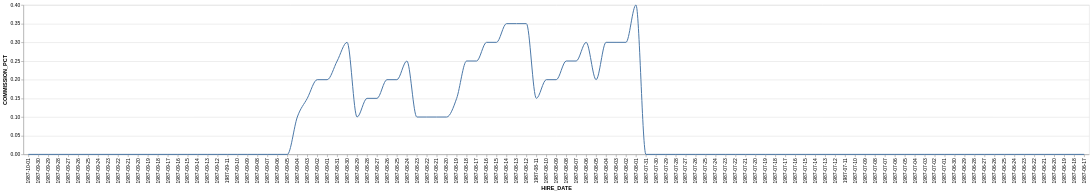

Here is the Vega-Lite specification saved for this chart:
### Vega-Lite specification from a JSON file in a GitHub repository (floating-point values rounded to 4 significant figures)
{"data": {"values": [{"x_data": "1987-10-01", "y_data": 0}, {"x_data": "1987-09-30", "y_data": 0}, {"x_data": "1987-09-29", "y_data": 0}, {"x_data": "1987-09-28", "y_data": 0}, {"x_data": "1987-09-27", "y_data": 0}, {"x_data": "1987-09-26", "y_data": 0}, {"x_data": "1987-09-25", "y_data": 0}, {"x_data": "1987-09-24", "y_data": 0}, {"x_data": "1987-09-23", "y_data": 0}, {"x_data": "1987-09-22", "y_data": 0}, {"x_data": "1987-09-21", "y_data": 0}, {"x_data": "1987-09-20", "y_data": 0}, {"x_data": "1987-09-19", "y_data": 0}, {"x_data": "1987-09-18", "y_data": 0}, {"x_data": "1987-09-17", "y_data": 0}, {"x_data": "1987-09-16", "y_data": 0}, {"x_data": "1987-09-15", "y_data": 0}, {"x_data": "1987-09-14", "y_data": 0}, {"x_data": "1987-09-13", "y_data": 0}, {"x_data": "1987-09-12", "y_data": 0}, {"x_data": "1987-09-11", "y_data": 0}, {"x_data": "1987-09-10", "y_data": 0}, {"x_data": "1987-09-09", "y_data": 0}, {"x_data": "1987-09-08", "y_data": 0}, {"x_data": "1987-09-07", "y_data": 0}, {"x_data": "1987-09-06", "y_data": 0}, {"x_data": "1987-09-05", "y_data": 0}, {"x_data": "1987-09-04", "y_data": 0.1}, {"x_data": "1987-09-03", "y_data": 0.15}, {"x_data": "1987-09-02", "y_data": 0.2}, {"x_data": "1987-09-01", "y_data": 0.2}, {"x_data": "1987-08-31", "y_data": 0.25}, {"x_data": "1987-08-30", "y_data": 0.3}, {"x_data": "1987-08-29", "y_data": 0.1}, {"x_data": "1987-08-28", "y_data": 0.15}, {"x_data": "1987-08-27", "y_data": 0.15}, {"x_data": "1987-08-26", "y_data": 0.2}, {"x_data": "1987-08-25", "y_data": 0.2}, {"x_data": "1987-08-24", "y_data": 0.25}, {"x_data": "1987-08-23", "y_data": 0.1}, {"x_data": "1987-08-22", "y_data": 0.1}, {"x_data": "1987-08-21", "y_data": 0.1}, {"x_data": "1987-08-20", "y_data": 0.1}, {"x_data": "1987-08-19", "y_data": 0.15}, {"x_data": "1987-08-18", "y_data": 0.25}, {"x_data": "1987-08-17", "y_data": 0.25}, {"x_data": "1987-08-16", "y_data": 0.3}, {"x_data": "1987-08-15", "y_data": 0.3}, {"x_data": "1987-08-14", "y_data": 0.35}, {"x_data": "1987-08-13", "y_data": 0.35}, {"x_data": "1987-08-12", "y_data": 0.35}, {"x_data": "1987-08-11", "y_data": 0.15}, {"x_data": "1987-08-10", "y_data": 0.2}, {"x_data": "1987-08-09", "y_data": 0.2}, {"x_data": "1987-08-08", "y_data": 0.25}, {"x_data": "1987-08-07", "y_data": 0.25}, {"x_data": "1987-08-06", "y_data": 0.3}, {"x_data": "1987-08-05", "y_data": 0.2}, {"x_data": "1987-08-04", "y_data": 0.3}, {"x_data": "1987-08-03", "y_data": 0.3}, {"x_data": "1987-08-02", "y_data": 0.3}, {"x_data": "1987-08-01", "y_data": 0.4}, {"x_data": "1987-07-31", "y_data": 0}, {"x_data": "1987-07-30", "y_data": 0}, {"x_data": "1987-07-29", "y_data": 0}, {"x_data": "1987-07-28", "y_data": 0}, {"x_data": "1987-07-27", "y_data": 0}, {"x_data": "1987-07-26", "y_data": 0}, {"x_data": "1987-07-25", "y_data": 0}, {"x_data": "1987-07-24", "y_data": 0}, {"x_data": "1987-07-23", "y_data": 0}, {"x_data": "1987-07-22", "y_data": 0}, {"x_data": "1987-07-21", "y_data": 0}, {"x_data": "1987-07-20", "y_data": 0}, {"x_data": "1987-07-19", "y_data": 0}, {"x_data": "1987-07-18", "y_data": 0}, {"x_data": "1987-07-17", "y_data": 0}, {"x_data": "1987-07-16", "y_data": 0}, {"x_data": "1987-07-15", "y_data": 0}, {"x_data": "1987-07-14", "y_data": 0}, {"x_data": "1987-07-13", "y_data": 0}, {"x_data": "1987-07-12", "y_data": 0}, {"x_data": "1987-07-11", "y_data": 0}, {"x_data": "1987-07-10", "y_data": 0}, {"x_data": "1987-07-09", "y_data": 0}, {"x_data": "1987-07-08", "y_data": 0}, {"x_data": "1987-07-07", "y_data": 0}, {"x_data": "1987-07-06", "y_data": 0}, {"x_data": "1987-07-05", "y_data": 0}, {"x_data": "1987-07-04", "y_data": 0}, {"x_data": "1987-07-03", "y_data": 0}, {"x_data": "1987-07-02", "y_data": 0}, {"x_data": "1987-07-01", "y_data": 0}, {"x_data": "1987-06-30", "y_data": 0}, {"x_data": "1987-06-29", "y_data": 0}, {"x_data": "1987-06-28", "y_data": 0}, {"x_data": "1987-06-27", "y_data": 0}, {"x_data": "1987-06-26", "y_data": 0}, {"x_data": "1987-06-25", "y_data": 0}, {"x_data": "1987-06-24", "y_data": 0}, {"x_data": "1987-06-23", "y_data": 0}, {"x_data": "1987-06-22", "y_data": 0}, {"x_data": "1987-06-21", "y_data": 0}, {"x_data": "1987-06-20", "y_data": 0}, {"x_data": "1987-06-19", "y_data": 0}, {"x_data": "1987-06-18", "y_data": 0}, {"x_data": "1987-06-17", "y_data": 0}]}, "mark": {"type": "line", "interpolate": "monotone"}, "encoding": {"x": {"field": "x_data", "type": "nominal", "title": "HIRE_DATE", "sort": "descending"}, "y": {"field": "y_data", "type": "quantitative", "title": "COMMISSION_PCT"}}}
